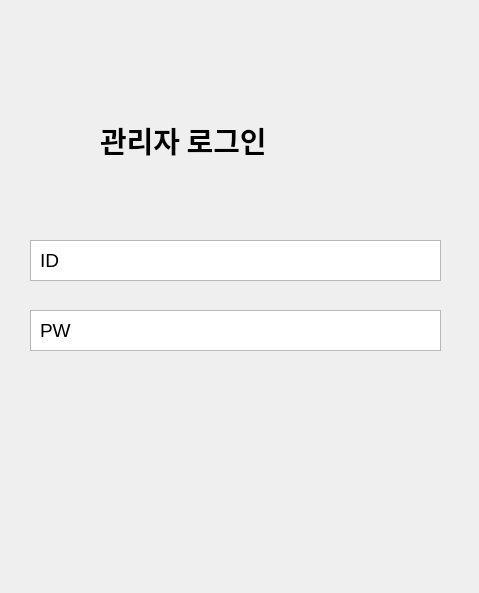
<?xml version="1.0" encoding="UTF-8"?>
<ui version="4.0">
 <class>Dialog</class>
 <widget class="QDialog" name="Dialog">
  <property name="enabled">
   <bool>true</bool>
  </property>
  <property name="geometry">
   <rect>
    <x>0</x>
    <y>0</y>
    <width>479</width>
    <height>593</height>
   </rect>
  </property>
  <property name="windowTitle">
   <string>Dialog</string>
  </property>
  <widget class="QLabel" name="label_2">
   <property name="geometry">
    <rect>
     <x>100</x>
     <y>120</y>
     <width>291</width>
     <height>41</height>
    </rect>
   </property>
   <property name="font">
    <font>
     <family>Optima</family>
     <pointsize>22</pointsize>
     <weight>75</weight>
     <bold>true</bold>
     <strikeout>false</strikeout>
     <kerning>true</kerning>
    </font>
   </property>
   <property name="text">
    <string>관리자 로그인</string>
   </property>
  </widget>
  <widget class="QListWidget" name="listWidget_2">
   <property name="geometry">
    <rect>
     <x>30</x>
     <y>240</y>
     <width>411</width>
     <height>41</height>
    </rect>
   </property>
  </widget>
  <widget class="QListWidget" name="listWidget_3">
   <property name="geometry">
    <rect>
     <x>30</x>
     <y>310</y>
     <width>411</width>
     <height>41</height>
    </rect>
   </property>
  </widget>
  <widget class="QLabel" name="label_3">
   <property name="geometry">
    <rect>
     <x>40</x>
     <y>250</y>
     <width>151</width>
     <height>21</height>
    </rect>
   </property>
   <property name="font">
    <font>
     <pointsize>14</pointsize>
    </font>
   </property>
   <property name="text">
    <string>ID</string>
   </property>
  </widget>
  <widget class="QLabel" name="label_4">
   <property name="geometry">
    <rect>
     <x>40</x>
     <y>320</y>
     <width>151</width>
     <height>21</height>
    </rect>
   </property>
   <property name="font">
    <font>
     <pointsize>14</pointsize>
    </font>
   </property>
   <property name="text">
    <string>PW</string>
   </property>
  </widget>
 </widget>
 <resources/>
 <connections/>
</ui>
